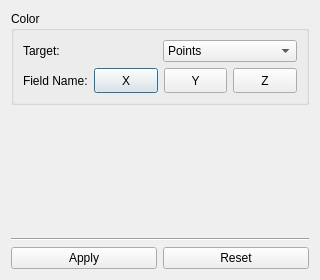
<?xml version="1.0" encoding="UTF-8"?>
<ui version="4.0">
 <class>Color</class>
 <widget class="QDialog" name="Color">
  <property name="geometry">
   <rect>
    <x>0</x>
    <y>0</y>
    <width>320</width>
    <height>280</height>
   </rect>
  </property>
  <property name="minimumSize">
   <size>
    <width>300</width>
    <height>250</height>
   </size>
  </property>
  <property name="windowTitle">
   <string>Color</string>
  </property>
  <layout class="QVBoxLayout" name="verticalLayout">
   <item>
    <widget class="QGroupBox" name="groupBox">
     <property name="title">
      <string>Color</string>
     </property>
     <layout class="QVBoxLayout" name="verticalLayout_2">
      <item>
       <layout class="QGridLayout" name="gridLayout">
        <property name="rightMargin">
         <number>0</number>
        </property>
       </layout>
      </item>
      <item>
       <layout class="QHBoxLayout" name="horizontalLayout_3">
        <item>
         <widget class="QLabel" name="label_target">
          <property name="text">
           <string>Target:</string>
          </property>
         </widget>
        </item>
        <item>
         <widget class="QComboBox" name="cbox_target">
          <item>
           <property name="text">
            <string>Points</string>
           </property>
          </item>
          <item>
           <property name="text">
            <string>Normals</string>
           </property>
          </item>
         </widget>
        </item>
       </layout>
      </item>
      <item>
       <layout class="QHBoxLayout" name="horizontalLayout">
        <item>
         <widget class="QLabel" name="label">
          <property name="text">
           <string>Field Name:</string>
          </property>
         </widget>
        </item>
        <item>
         <widget class="QPushButton" name="btn_x">
          <property name="minimumSize">
           <size>
            <width>30</width>
            <height>25</height>
           </size>
          </property>
          <property name="text">
           <string>X</string>
          </property>
         </widget>
        </item>
        <item>
         <widget class="QPushButton" name="btn_y">
          <property name="minimumSize">
           <size>
            <width>30</width>
            <height>25</height>
           </size>
          </property>
          <property name="text">
           <string>Y</string>
          </property>
         </widget>
        </item>
        <item>
         <widget class="QPushButton" name="btn_z">
          <property name="minimumSize">
           <size>
            <width>30</width>
            <height>25</height>
           </size>
          </property>
          <property name="text">
           <string>Z</string>
          </property>
         </widget>
        </item>
       </layout>
      </item>
     </layout>
    </widget>
   </item>
   <item>
    <spacer name="verticalSpacer">
     <property name="orientation">
      <enum>Qt::Vertical</enum>
     </property>
     <property name="sizeHint" stdset="0">
      <size>
       <width>0</width>
       <height>0</height>
      </size>
     </property>
    </spacer>
   </item>
   <item>
    <widget class="Line" name="line">
     <property name="orientation">
      <enum>Qt::Horizontal</enum>
     </property>
    </widget>
   </item>
   <item>
    <layout class="QHBoxLayout" name="horizontalLayout_2">
     <item>
      <widget class="QPushButton" name="btn_apply">
       <property name="text">
        <string>Apply</string>
       </property>
       <property name="icon">
        <iconset resource="../resources/res.qrc">
         <normaloff>:/res/icon/apply1.svg</normaloff>:/res/icon/apply1.svg
       </iconset>
       </property>
      </widget>
     </item>
     <item>
      <widget class="QPushButton" name="btn_reset">
       <property name="text">
        <string>Reset</string>
       </property>
       <property name="icon">
        <iconset resource="../resources/res.qrc">
         <normaloff>:/res/icon/reset.svg</normaloff>:/res/icon/reset.svg
       </iconset>
       </property>
      </widget>
     </item>
    </layout>
   </item>
  </layout>
 </widget>
 <resources>
  <include location="../resources/res.qrc"/>
 </resources>
 <connections/>
</ui>
